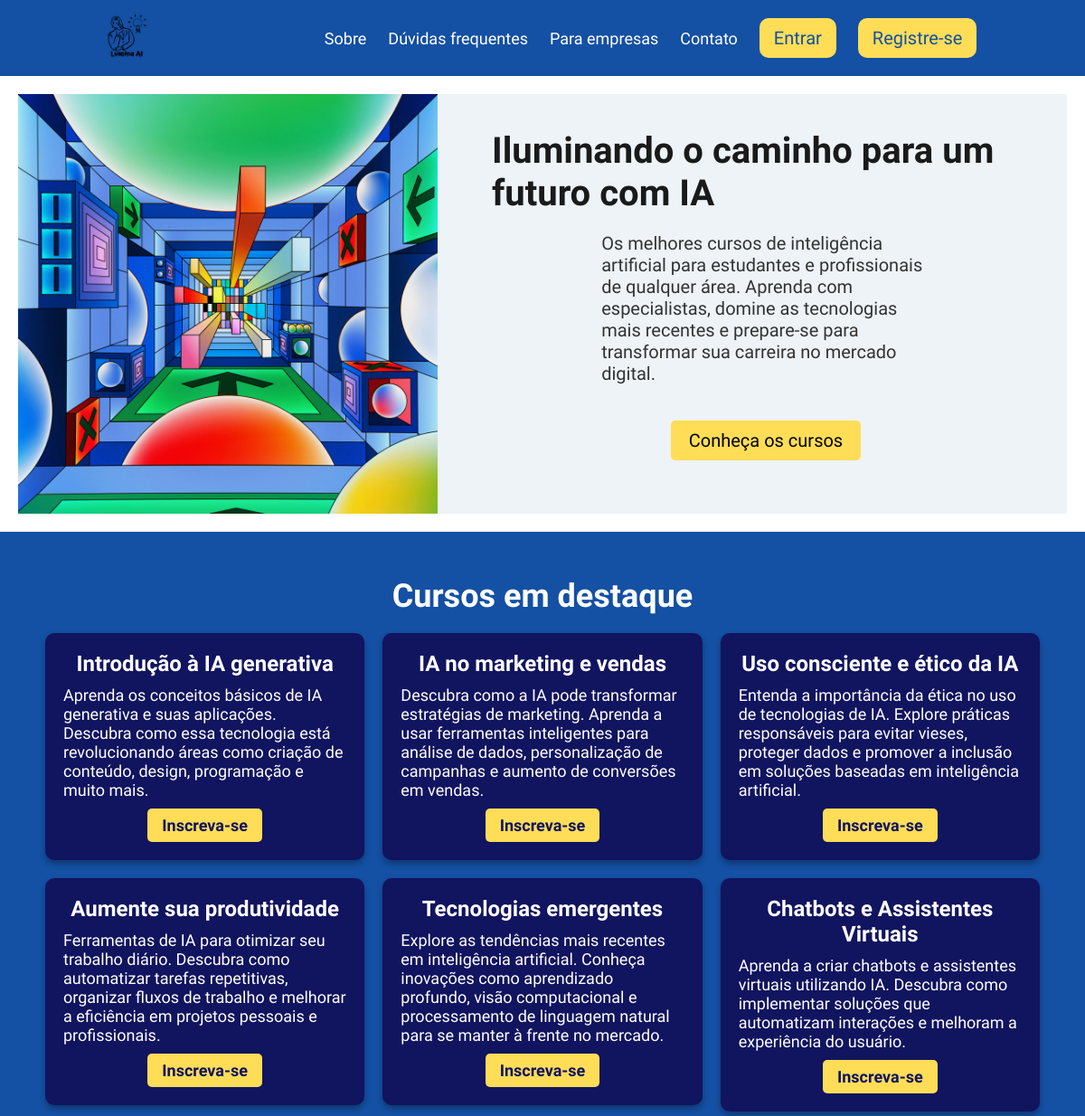
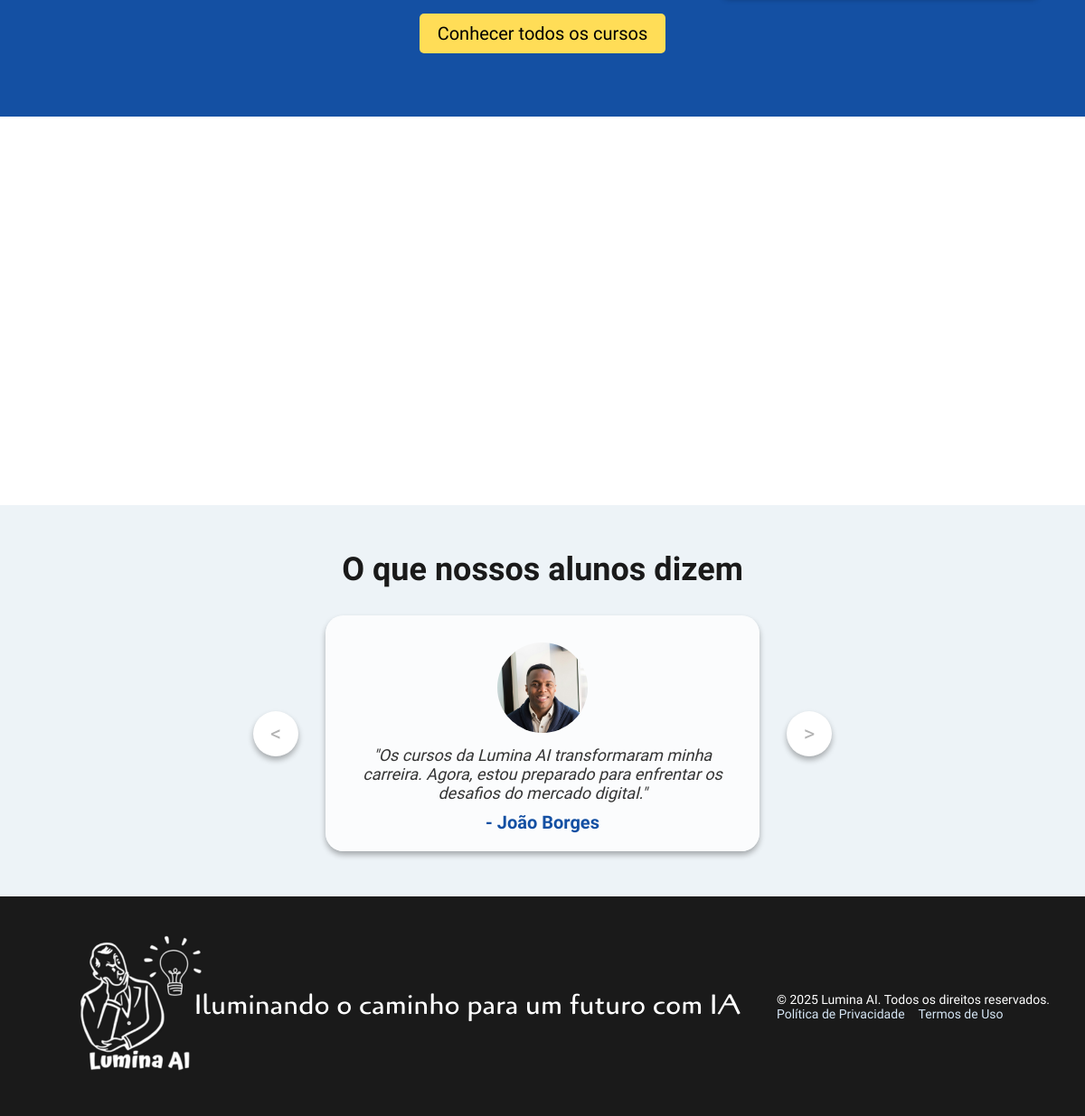
The page / on the database its author committed (2 pictures, top to bottom).
### website/models.py (models this page shows, shortened)
class Curso(db.Model):
    id = db.Column(db.Integer, primary_key=True)
    titulo = db.Column(db.String(100), nullable=False)
    descricao = db.Column(db.Text, nullable=False)
    duracao = db.Column(db.String(50), nullable=True)
    instrutor = db.Column(db.String(100), nullable=True)
    capitulos = db.Column(db.Text, nullable=True)
    imagem = db.Column(db.String(200), nullable=True)

### website/views.py (the view)
@views.route('/')
def index():
    cursos = Curso.query.all()  # Busca todos os cursos do banco de dados
    return render_template('index.html', user=current_user, cursos=cursos)

### website/templates/index.html (shortened to what this page needs)
<!DOCTYPE html>
<html lang="pt-BR">
<head>
    <link rel="stylesheet" href="\static\style.css" />
    <link rel="stylesheet" href="\static\index.css" />
</head>
<body data-authenticated="{{ 'true' if user.is_authenticated else 'false' }}">
    <header class="cabecalho">
        <div class="logo" id="logo-header">
            <img src="\static\images\Lumina AI.png" alt="Logo da marca" />
        </div>
        <nav>
            <a href="#" class="nav-link" data-section="sobre">Sobre</a>
            <a href="#" class="nav-link" data-section="duvidas">Dúvidas frequentes</a>
            <a href="#" class="nav-link" data-section="planos">Para empresas</a>
            <a href="#" class="nav-link" data-section="contato">Contato</a>
            <a href="#" class="botao">Entrar</a>
            <a href="/cadastro" class="botao">Registre-se</a>
        </nav>
    </header>
    <div id="main-content">
    <section class="hero animar-ao-rolar">
        <div class="conteudo-hero">
            <img src="\static\images\pexels-googledeepmind-17483848.jpg" alt="Imagem da capa" class="logo" />
            <div class="texto-hero">
                <h1>Iluminando o caminho para um futuro com IA</h1>
                <p>Os melhores cursos de inteligência artificial para estudantes e profissionais de qualquer área.
                    Aprenda com especialistas, domine as tecnologias mais recentes e prepare-se para transformar sua
                    carreira no mercado digital.</p>
                <button onclick="location.href='#cursos'" class="botao-link">Conheça os cursos</button>
            </div>
        </div>
    </section>
    <section class="cursos animar-ao-rolar" id="cursos">
        <h2>Cursos em destaque</h2>
        <div class="cartoes-cursos">
            {% for curso in cursos %}
            <div class="cartao-curso">
                <h3>{{ curso.titulo }}</h3>
                <p>{{ curso.descricao }}</p>
                <form action="{{ url_for('views.inscrever', curso_id=curso.id) }}" method="post" class="form-inscrever">
                    <button type="button" class="botao-inscrever">Inscreva-se</button>
                </form>
            </div>
            {% endfor %}
        </div>
        <button class="botao-link" onclick="#">Conhecer todos os cursos</button>
    </section>
    <section class="depoimentos">
        <h2>O que nossos alunos dizem</h2>
        <div class="grade-depoimentos">
            <button class="depoimento-anterior">
                < </button>
                    <div class="cartao-depoimento">
                        <img src="/static/images/pexels-divinetechygirl-1181391.jpg" alt="Foto do aluno" />
                        <p>"Os cursos da Lumina AI transformaram minha carreira. Agora, estou preparado para enfrentar
                            os desafios do mercado digital."</p>
                        <span>- João Borges</span>
                    </div>
                    <button class="proximo-depoimento"> > </button>
        </div>
    </section></div>
    <footer>
        <div class="conteudo-rodape">
            <img src="/static/images/Iluminando o caminho para um futuro com IA.png" alt="" />
        </div>
        <div class="conteudo-rodape">
            <p>&copy; 2025 Lumina AI. Todos os direitos reservados.</p>
            <nav>
                <a href="#">Política de Privacidade</a>
                <a href="#">Termos de Uso</a>
            </nav>
        </div>
    </footer>
</body>
</html>

### website/static/style.css (style rules this page uses)
* { font-family: "Anaheim", sans-serif; box-sizing: border-box; margin: 0; padding: 0; }
html { scroll-behavior: smooth; }
body { margin: 0; padding: 0; background-color: hsl(0, 0%, 100%); overflow-x: hidden; }
.animar-ao-rolar { opacity: 0; transform: translateY(20px); transition: opacity 0.6s ease, transform 0.6s ease; }
.animar-ao-rolar.visivel { opacity: 1; transform: translateY(0); }
header { background-color: hsl(215, 78%, 36%); padding: 10px 20px; display: flex; justify-content: space-around; align-items: center; }
.logo img { width: 60px; }
header nav a { font-size: 18px; margin: 0px 10px; text-decoration: none; color: hsl(0, 0%, 100%); }
header nav .botao { background-color: hsl(48, 100%, 67%); color: hsl(215, 78%, 36%); padding: 10px 16px; border-radius: 10px; text-decoration: none; font-size: 20px; }
.hero { padding: 20px; display: flex; justify-content: center; align-items: center; }
.conteudo-hero { background-color: hsl(206, 41%, 95%); display: flex; flex-direction: row; align-items: center; gap: 30px; height: auto; max-width: 100vw; width: 100%; margin: 0 auto; overflow: hidden; }
.conteudo-hero img { max-width: 40%; height: auto; display: block; margin: 0 auto; }
.conteudo-hero .texto-hero { justify-content: center; align-items: center; display: flex; flex-direction: column; flex-basis: 60%; padding: 30px; }
.conteudo-hero h1 { font-family: "Cagliostro", sans-serif; font-size: 40px; color: hsl(0, 0%, 10%); margin-bottom: 20px; }
.hero p { width: 60%; font-size: 20px; color: hsl(0, 0%, 20%); margin-bottom: 20px; }
.botao-link { background-color: hsl(48, 100%, 67%); color: hsl(0, 0%, 0%); border: none; padding: 10px 20px; cursor: pointer; margin: 20px; border-radius: 5px; font-size: 20px; text-decoration: none; }
.cursos { padding: 50px; text-align: center; background-color: hsl(215, 78%, 36%); }
.cursos h2 { font-family: "Cagliostro", sans-serif; font-size: 36px; color: hsl(0, 0%, 100%); text-align: center; margin-bottom: 20px; }
.cartoes-cursos { display: grid; grid-template-rows: auto; grid-template-columns: repeat(3, 1fr); gap: 20px; }
.cartao-curso { background-color: hsl(238, 69%, 22%); color: hsl(0, 0%, 100%); padding: 20px; border-radius: 10px; text-align: center; box-shadow: 0 4px 6px rgba(0, 0, 0, 0.3); height: fit-content; transition: transform 0.3s ease, box-shadow 0.3s ease; width: auto; margin: 0 auto; }
.cartao-curso h3 { font-family: "Cagliostro", sans-serif; font-size: 24px; margin-bottom: 10px; }
.cartao-curso p { text-align: left; font-size: 18px; margin-bottom: 10px; }
.cartao-curso button { background-color: hsl(48, 100%, 67%); color: hsl(238, 69%, 22%); border: none; padding: 8px 16px; border-radius: 5px; cursor: pointer; font-size: 18px; font-weight: bold; }
footer { background-color: hsl(0, 0%, 10%); position: relative; color: white; text-align: center; padding: 20px; font-size: 14px; display: flex; flex-direction: row; flex-wrap: wrap; align-items: center; justify-content: center; gap: 20px; }
footer nav { display: flex; gap: 15px; }
footer nav a { color: hsl(210, 60%, 90%); text-decoration: none; font-size: 14px; }

### website/static/index.css (style rules this page uses)
.depoimentos { padding: 50px; text-align: center; background-color: hsl(206, 41%, 95%); }
.depoimentos h2 { font-family: "Cagliostro", sans-serif; font-size: 36px; color: hsl(0, 0%, 10%); margin-bottom: 30px; }
.grade-depoimentos { display: flex; flex-direction: row; align-items: center; justify-content: center; grid-template-columns: repeat(auto-fit, minmax(300px, 1fr)); gap: 20px; justify-content: center; align-items: center; }
.cartao-depoimento { background-color: hsl(0, 0%, 100%, 0.8); width: 40vw; padding: 20px; border-radius: 20px; gap: 20px; box-shadow: 0 4px 6px rgba(0, 0, 0, 0.3); text-align: center; }
.cartao-depoimento img { width: 100px; height: 100px; border-radius: 50%; margin: 10px; object-fit: cover; }
.cartao-depoimento p { font-style: italic; font-size: 18px; margin-bottom: 10px; color: hsl(0, 0%, 20%); }
.cartao-depoimento span { font-size: 20px; font-weight: bold; color: hsl(215, 78%, 36%); }
.depoimentos button { background-color: hsl(0, 0%, 100%); color: hsl(0, 0%, 70%); border: none; padding: 10px; font-size: 24px; border-radius: 50%; cursor: pointer; margin: 10px; width: 50px; height: 50px; display: flex; align-items: center; justify-content: center; box-shadow: 0 4px 6px rgba(0, 0, 0, 0.3); }

### rows shown on the page
Curso: titulo "Introdução à IA generativa", descricao "Aprenda os conceitos básicos de IA generativa e suas aplicações. Descubra como essa tecnologia está revolucionando áreas como criação de conteúdo, design, programação e muito mais."
Curso: titulo "IA no marketing e vendas", descricao "Descubra como a IA pode transformar estratégias de marketing. Aprenda a usar ferramentas inteligentes para análise de dados, personalização de campanhas e aumento de conversões em vendas."
Curso: titulo "Uso consciente e ético da IA", descricao "Entenda a importância da ética no uso de tecnologias de IA. Explore práticas responsáveis para evitar vieses, proteger dados e promover a inclusão em soluções baseadas em inteligência artificial."
Curso: titulo "Aumente sua produtividade", descricao "Ferramentas de IA para otimizar seu trabalho diário. Descubra como automatizar tarefas repetitivas, organizar fluxos de trabalho e melhorar a eficiência em projetos pessoais e profissionais."
Curso: titulo "Tecnologias emergentes", descricao "Explore as tendências mais recentes em inteligência artificial. Conheça inovações como aprendizado profundo, visão computacional e processamento de linguagem natural para se manter à frente no mercado."
Curso: titulo "Chatbots e Assistentes Virtuais", descricao "Aprenda a criar chatbots e assistentes virtuais utilizando IA. Descubra como implementar soluções que automatizam interações e melhoram a experiência do usuário."
